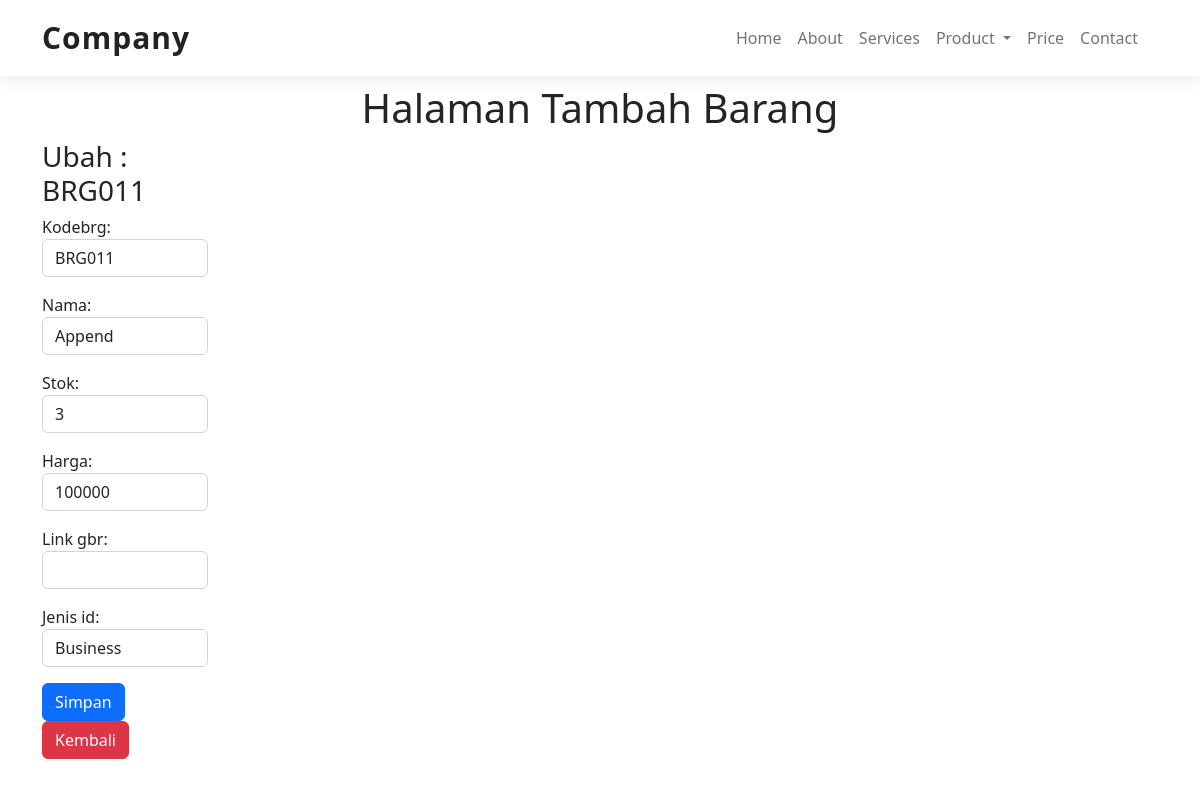
Screenshot of /ubah/1 with the database file from the repository.
### produk/models.py (models this page shows)
class Barang (models.Model):
    kodebrg=models.CharField(max_length=8)
    nama=models.CharField(max_length=50)
    stok=models.IntegerField()
    harga=models.BigIntegerField()
    link_gbr=models.CharField(max_length=150, blank=True)
    waktu_posting=models.DateTimeField(auto_now_add=True)
    jenis_id=models.ForeignKey(Jenis, on_delete=models.CASCADE, null=True)

class Jenis(models.Model):
    nama=models.CharField(max_length=50)
    ket=models.TextField()
    def __str__(self) :
        return self.nama

### produk/views.py (the view)
# urls.py: path('ubah/<int:id_barang>', ubah_brg,name='ubah_brg'),
def ubah_brg(request, id_barang):
    barangs=Barang.objects.get(id=id_barang)
    if request.POST:
        form=FormBarang(request.POST,instance=barangs)
        if form.is_valid():
            form.save()
            messages.success(request,"Data Berhasil Diubah")
            return redirect('ubah_brg',id_barang=id_barang)
    else:
        form=FormBarang(instance=barangs)
        konteks={
            'form':form,
            'barangs':barangs
        }
    return render(request,'ubah_brg.html',konteks)

### produk/forms.py
class FormBarang(ModelForm):
    class Meta :
        model=Barang
        fields='__all__'
        widgets = {
            'kodebrg':forms.TextInput({'class':'form-control'}),
            'nama':forms.TextInput({'class':'form-control'}),
            'stok':forms.NumberInput({'class':'form-control'}),
            'harga':forms.NumberInput({'class':'form-control'}),
            'link_gbr':forms.TextInput({'class':'form-control'}),
            'jenis_id':forms.Select({'class':'form-control'}),
        }

### template/ubah_brg.html (shortened to what this page needs)
{% extends 'base.html' %}
{% load static %}
{% block isi %}
<section id="form">
    <center><h1> Halaman Tambah Barang</h1></center>
    <div class="container">
        <div class="row">
            <div class="col-md-2">
                <h3>Ubah : {{ barangs.kodebrg }}</h3>
                <form action="{% url 'ubah_brg' barangs.id %}" method="post">
                    {{form.as_p}}
                    <button type="submit" class="btn btn-primary">Simpan</button>
                    <A href="/Vbrg/" class="btn btn-danger">Kembali</A>
                </form>
            </div>
        </div>
    </div>
</section>
{% endblock %}

### static/css/style.css (style rules this page uses)
section { padding: 60px 0; overflow: hidden; }

### rows the page displays
Barang: kodebrg "BRG011", nama "Append", stok "3", harga "100000", jenis_id "Business"
